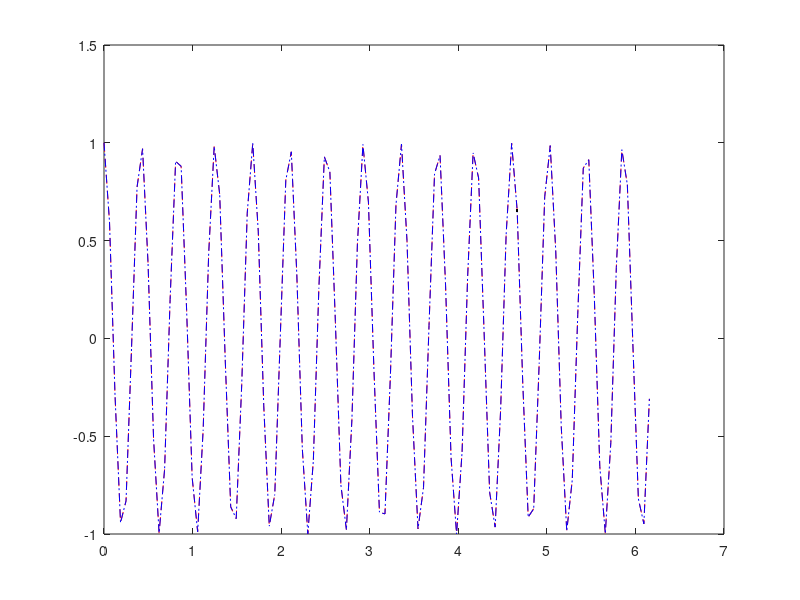

MATLAB code for this plot:
a = 0
b = 2*pi
num = 50

x = linspace(a,b* ((num-1)/num), num)
func = cos(15*x)

xp = linspace(a, (b*(num-1)/num),100)
funcp = cos(15*xp)

y = func
modValue = mod(num,2)
ak = zeros(1, (num - modValue)/2)
bk = zeros(1, (num - modValue)/2)
qn = zeros(1, num)
qnp = zeros(1, 100)
pohibka = zeros(1, 100)
if (modValue == 1)
  k = 0
  while(k <= (num - modValue)/2 )
    j = 0
    sum = 0
    while(j <=  num - 1)
      sum = sum + y(j+1) * cos((2*pi*(j)*(k))/(num))
      j = j + 1
  endwhile
    ak(k+1) = sum/(num) * 2
    k = k + 1
  endwhile


  k = 1
  while(k <= (num - modValue)/2 -1)
    j = 0
    sum = 0
    while( j <=  num - 1 )
      sum = sum + y(j+1) * sin((2*pi*k*j)/(num))
      j = j+1
    endwhile
    bk(k + 1) = 2/num * sum
    k = k+1
  endwhile
  sum = 0
  j = 0
  while (j < num)
    k = 1
    while(k <= (num - modValue)/2)
      sum = sum + ak(k + 1) * cos (x(j + 1) * k)
      k = k + 1
    endwhile
    qn(j+1) = ak(1)/2 + sum
    sum = 0
    k = 1
    while(k <= (num - modValue)/2 - 1)
      sum = sum + bk(k+1) *sin (x(j + 1) * k)
      k = k + 1
    endwhile
    qn = qn + sum
    j = j + 1
  endwhile
endif

if (modValue == 0)
  k = 0
  while(k <= (num - modValue)/2 )
    j = 0
    sum = 0
    while(j <=  num - 1)
      sum = sum + y(j+1) * cos((2*pi*(j)*(k))/(num))
      j = j + 1
  endwhile
    ak(k+1) = sum/(num) * 2
    k = k + 1
  endwhile


  k = 1
  while(k <= (num - modValue)/2 -1)
    j = 0
    sum = 0
    while( j <=  num - 1 )
      sum = sum + y(j+1) * sin((2*pi*k*j)/(num))
      j = j+1
    endwhile
    bk(k + 1) = 2/num * sum
    k = k+1
  endwhile

    sum = 0
  j = 0
  while (j < num)
    k = 1
    while(k <= (num - modValue)/2)
      sum = sum + ak(k + 1) * cos (x(j + 1) * k)
      k = k + 1
    endwhile
    qn(j+1) = ak(1)/2 + sum
    sum = 0
    k = 1
    while(k <= (num - modValue)/2 - 1)
      sum = sum + bk(k+1) *sin (x(j + 1) * k)
      k = k + 1
    endwhile
    qn = qn + sum
    j = j + 1
  endwhile
endif
display (ak)
display (bk)



i = 1


if (modValue == 1)
  sum = 0
  j = 0
  while (j < 100)
    k = 1
    while(k <= (num - modValue)/2)
      sum = sum + ak(k + 1) * cos (xp(j + 1) * k)
      k = k + 1
    endwhile
    qnp(j+1) = ak(1)/2 + sum
    sum = 0
    k = 1
    while(k <= (num - modValue)/2 - 1)
      sum = sum + bk(k+1) *sin (xp(j + 1) * k)
      k = k + 1
    endwhile
    qnp(j+1) = qnp(j+1) + sum
    j = j + 1
  endwhile
endif

if (modValue == 0)
  sum = 0
  j = 0
  while (j < 100)
    k = 1
    while(k <= (num - modValue)/2)
      sum = sum + ak(k + 1) * cos (xp(j + 1) * k)
      k = k + 1
    endwhile
    qnp(j+1) = ak(1)/2 + sum
    sum = 0
    k = 1
    while(k <= (num - modValue)/2 - 1)
      sum = sum + bk(k+1) *sin (xp(j + 1) * k)
      k = k + 1
    endwhile
    qnp(j+1) = qnp(j+1) + sum
    j = j + 1
  endwhile
endif

while( i <= 100)
  pohibka(i) = funcp(i) - qnp(i)
  if(pohibka(i) < 0)
    pohibka(i) = pohibka(i) * -1
    endif
  i = i + 1

endwhile

display (ak)
display (bk)
display (qn)
display (max(pohibka))
[max_values,indices] =max(pohibka,[],2)
display(xp(indices))

figure
plot(xp,funcp,'--r', xp, qnp, '-.b', xp(indices), funcp(indices), 'k')




